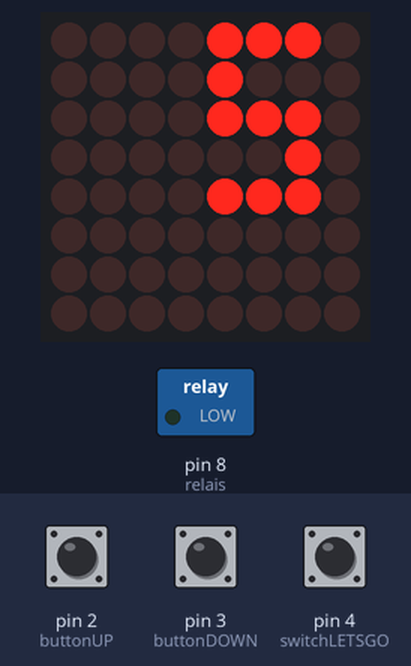
Simulated run of this sketch. Board: Arduino Uno, built with avr-gcc and run on an emulated ATmega328P. Shown: 8×8 LED matrix, switched loads named in the sketch (green lamp = pin HIGH). The test bench sets the inputs (shaded band); at power-on: pin 4 (switchLETSGO) LOW, pin 3 (buttonDOWN) HIGH, pin 2 (buttonUP) HIGH. Random numbers use the default seed unless the sketch sets one.

Above: at 1.2 s.
1.3 s: pin 4 (switchLETSGO) pulled HIGH for 0.15 s
At 2.3 s:
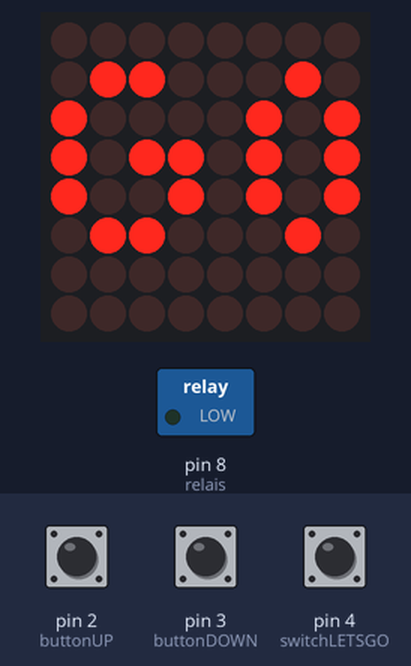
4.4 s: pin 3 (buttonDOWN) pulled LOW for 1 s
At 6.6 s:
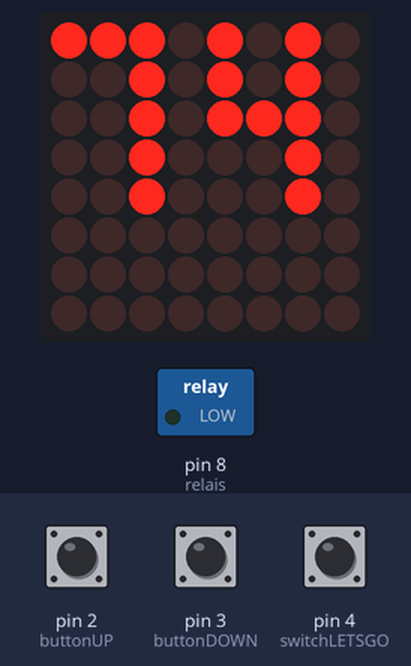
6.9 s: pin 2 (buttonUP) pulled LOW for 1 s
At 8.37 s:
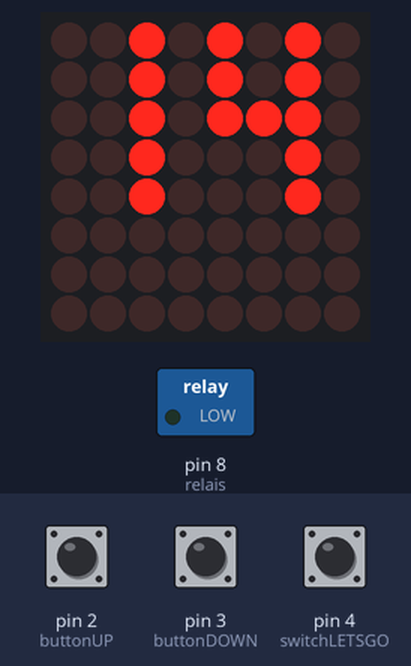
9.5 s: pin 3 (buttonDOWN) pulled LOW for 3.2 s
At 13.9 s:
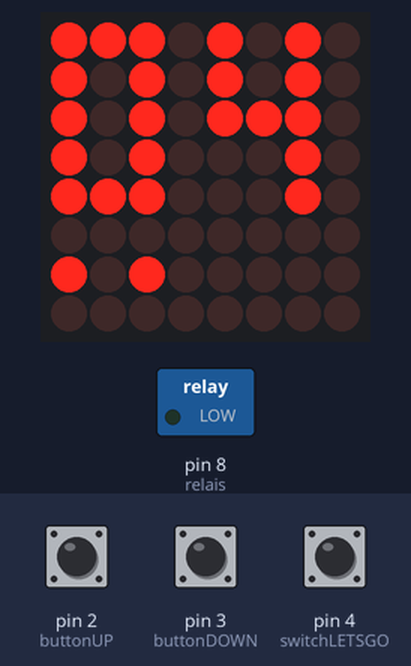
14.2 s: pin 2 (buttonUP) pulled LOW for 3.2 s
At 18.7 s:
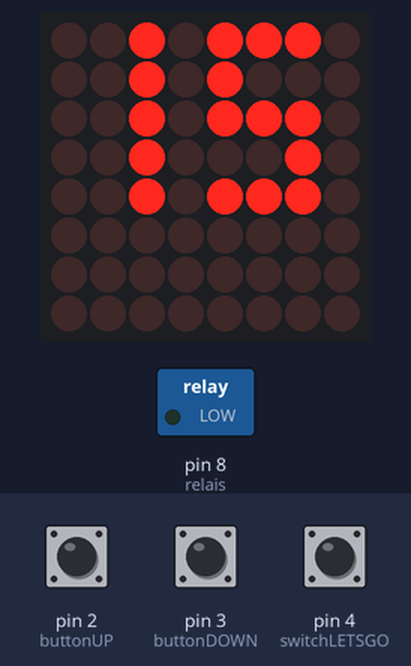
18.9 s: pin 4 (switchLETSGO) pulled HIGH for 3.2 s
At 21.3 s:
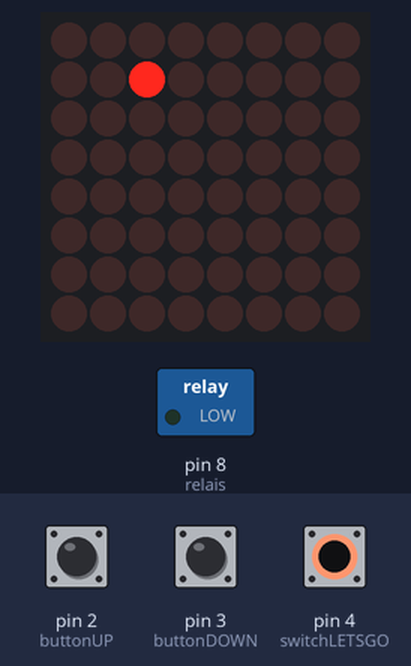

Measured:
- after the input at 1.3 s, the display: changes after 0.12 s (image 1)
- after the input at 4.4 s, the display: first changes after 0.22 s (image 2 shows a later state)
- after the input at 6.9 s, the display: first changes after 0.45 s (image 3 shows a later state)
- after the input at 9.5 s, the display: first changes after 0.24 s (image 4 shows a later state)
- after the input at 14.2 s, the display: first changes after 0.51 s (image 5 shows a later state)
- what the display in image 6 shows lasts 0.5 s, from 21.0 s to 21.5 s

The sketch:

Laspsely2.ino
```cpp
#include <LedControl.h>

/* ****** NOTES ****************************************************************************************************************

-- 151AUG2014
Quelques ajustements suite à la mise en boite

-- 22FEB2014
Aujourd'hui, j'ai connecté l'interrupteur pour indiquer si on est en mode SELECTION (choix de la durée) ou TIMELAPSE (on commande
l'appareil).

Il est important que l'interrupteur soit connecté à +3.3V/+5 dans une position, et SURTOUT à la masse pour l'autre position.

Sinon, cela crée des faux signaux, et ... ça CLIGNOTE !!

--

******************************************************************************************************************************** */


/*
 _   _            _       _     _
| | | |          (_)     | |   | |
| | | | __ _ _ __ _  __ _| |__ | | ___  ___
| | | |/ _` | '__| |/ _` | '_ \| |/ _ \/ __|  _____ _____ _____ _____ _____ _____ _____
\ \_/ / (_| | |  | | (_| | |_) | |  __/\__ \ |_____|_____|_____|_____|_____|_____|_____|
 \___/ \__,_|_|  |_|\__,_|_.__/|_|\___||___/

 */

//Délais (en ms) pendant lequel un "souble clic" n'est pas interprété
#define ANTIBOUNCE 170

//Délais (en s) minimal de l'intervalle, sélectionnable par l'utilisateur
#define VALEURMINI 5

//Délais (en s) maximal de l'intervalle, sélectionnable par l'utilisateur
#define VALEURMAXI 899

//En cas d'appui LONG, pas d'incrémentation/décrémentation
#define PASRAPIDE 10

//Délais (en s) pendant lequel le signal de prise de photo est envoyé à l'appareil
#define DUREEENCLENCHEE 1

// Délais (en s) pendant lequel le message GO est affiché avant de commencer à déclenché l'appareil
#define DELAIS_AFFICHAGE_GO 2

// Défini les ETATS de l'application : mode selection = l'utilisateur défini le temps
#define STATUS_SELECTION 0

// Défini les ETATS de l'application : mode timelapse = c'est parti, on prend des photos
#define STATUS_TIMELAPSE 1

// Défini les ETATS de l'application : mode error = quelque chose ne va pas
#define STATUS_ERROR 2

// INITialisation du status
int statusSession = STATUS_SELECTION;


//Les PORTS de l'ARDUINO utilisé
const int buttonUP = 2;              //Port pour le bouton+
const int buttonDOWN = 3;            //Port pour le bouton-
const int switchLETSGO = 4;          //Port pour le switch enclencheur
const int relais = 8;				 //Pour pour le relais


/* *** SNIPPET FOR LONGPRESS *** */
const int  debounceTime = 50;          // the time in milliseconds required for the switch to be stable
const int  fastIncrement = 500;       // increment faster after this many  milliseconds
//int count = 0;                         // count decrements every tenth of a second until reaches 0


//Délais entre deux prises de vue (initialisé au mini, défini par l'utilisateur)
int valeurIntervalle = VALEURMINI; //La valeur sélectionnée par l'utilisateur


//INITialisation de l'afficheur
LedControl lc= LedControl(12,11,10, 1); //DataIn, Clock, Load


// Variables pour une interruption possible pendant le déclenchement
boolean nouveauDeclenchement = true;
long heureDeclenchement;


// Variables pour l'affichage d'un pixel aléatoire
int a = (int)random(0,8);
int b = (int)random(0,8);
long uneColonne;
long uneLigne;
int c = 0; //NON UTILISE POUR LE MOMENT (le but ... if (c%4==0), affiche la LED, sinon ... rien (pour divisé par 4 le nombre de LED affichées au total)


/* *** <Definition du jeu de caractères > *** */


// Les caractères spéciaux
#define CHAR_ERROR -2
#define CHAR_INPROGRESS -1
#define CHAR_ZERO_DIX -10
#define CHAR_GO -3
#define CHAR_BLANK -4


//L'alphabet
const static byte myAlphabet[56][8]={
  	{0x0E,0x0A,0x0A,0x0A,0x0E,0x00,0x00,0x00},	//0
	{0x02,0x02,0x02,0x02,0x02,0x00,0x00,0x00},	//1
	{0x0E,0x02,0x0E,0x08,0x0E,0x00,0x00,0x00},	//2
	{0x0E,0x02,0x06,0x02,0x0E,0x00,0x00,0x00},	//3
	{0x0A,0x0A,0x0E,0x02,0x02,0x00,0x00,0x00},	//4
	{0x0E,0x08,0x0E,0x02,0x0E,0x00,0x00,0x00},	//5
	{0x0E,0x08,0x0E,0x0A,0x0E,0x00,0x00,0x00},	//6
	{0x0E,0x02,0x02,0x02,0x02,0x00,0x00,0x00},	//7
	{0x0E,0x0A,0x0E,0x0A,0x0E,0x00,0x00,0x00},	//8
	{0x0E,0x0A,0x0E,0x02,0x0E,0x00,0x00,0x00},	//9
    {0xE0,0xA0,0xA0,0xA0,0xE0,0x00,0x00,0x00},	//00 (zéro pour les dizaines)		--10
	{0x20,0x20,0x20,0x20,0x20,0x00,0x00,0x00},	//10                           	    --11
	{0xE0,0x20,0xE0,0x80,0xE0,0x00,0x00,0x00},	//20                            	--12
	{0xE0,0x20,0xE0,0x20,0xE0,0x00,0x00,0x00},	//30								--13
	{0xA0,0xA0,0xE0,0x20,0x20,0x00,0x00,0x00},	//40								--14
	{0xE0,0x80,0xE0,0x20,0xE0,0x00,0x00,0x00},	//50								--15
	{0xE0,0x80,0xE0,0xA0,0xE0,0x00,0x00,0x00},	//60								--16
	{0xE0,0x20,0x20,0x20,0x20,0x00,0x00,0x00},	//70								--17
	{0xE0,0xA0,0xE0,0xA0,0xE0,0x00,0x00,0x00},	//80								--18
	{0xE0,0xA0,0xE0,0x20,0xE0,0x00,0x00,0x00},	//90								--19
	{0x00,0x00,0x00,0x00,0x00,0x00,0x80,0x00},	//100								--20
	{0x00,0x00,0x00,0x00,0x00,0x00,0xA0,0x00},	//200								--21
	{0x00,0x00,0x00,0x00,0x00,0x00,0xA8,0x00},	//300								--22
	{0x00,0x00,0x00,0x00,0x00,0x00,0xAA,0x00},	//400								--23
	{0x00,0x00,0x00,0x00,0x00,0x00,0xAA,0x40},	//500								--24
	{0x00,0x00,0x00,0x00,0x00,0x00,0xAA,0x50},	//600								--25
	{0x00,0x00,0x00,0x00,0x00,0x00,0xAA,0x54},	//700								--26
	{0x00,0x00,0x00,0x00,0x00,0x00,0xAA,0x55},	//800								--27
    {0x60,0xFF,0x81,0x99,0x99,0x81,0xFF,0x00},	//INPROGRESS						--28
    {0x7E,0x81,0xA5,0x81,0x99,0xA5,0x81,0x7E},	//ERROR								--29
    {0x00,0x62,0x85,0xB5,0x95,0x62,0x00,0x00},	//Go								--30
	{0x00,0x00,0x00,0x00,0x00,0x00,0x00,0x00}	//BLANK								--31
};


/* Où trouver le chiffre qui va bien */
int getNumPattern(int input){
	switch(input) {
		case 0:	case 1: case 2:	case 3: case 4:	case 5: case 6:	case 7: case 8:	case 9: return input; break;
        case CHAR_ZERO_DIX: return 10; break;case 10: return 11; break;case 20: return 12; break;case 30: return 13; break;
		case 40: return 14; break;case 50: return 15; break;case 60: return 16; break;case 70: return 17; break;
		case 80: return 18; break;case 90: return 19; break;
		case 100: return 20; break;case 200: return 21; break;case 300: return 22; break;case 400: return 23; break;
		case 500: return 24; break;case 600: return 25; break;case 700: return 26; break;case 800: return 27; break;
		case CHAR_INPROGRESS: return 28; break;
        case CHAR_GO: return 30; break;
        case CHAR_BLANK: return 31; break;
		case CHAR_ERROR: default: return 29; break;

	}
}


/* Affichage d'un caractère */
void printChar(byte leCar[]) {
  for (int j=0; j<8;j++) {lc.setRow(0,j,leCar[j]);}
}

void printValue(int theValue) {
  byte afficheMoiCa[8]={0x00,0x00,0x00,0x00,0x00,0x00,0x00,0x00};

  //On cherche à afficher un caractère spécial
  if(theValue==CHAR_ERROR || theValue==CHAR_INPROGRESS || theValue==CHAR_GO || theValue==CHAR_BLANK) {
    for (int i=0; i<8;i++) {afficheMoiCa[i] |= myAlphabet[getNumPattern(theValue)][i];}
    printChar(afficheMoiCa); return;
  }

  //La valeur demandée n'existe pas, on ne peut pas l'afficher, on affiche le caractère ERROR
  if (theValue>899) {
    for (int i=0; i<8;i++) {afficheMoiCa[i] |= myAlphabet[getNumPattern(CHAR_ERROR)][i];}
    printChar(afficheMoiCa); return;
  }

  // On détermine ce qui doit être affiché
  int centaine = (int) theValue/100;
  int dizaine = (int) (theValue-centaine*100)/10;
  int unite = (theValue) - (centaine*100) - (dizaine*10);

  //Pour les centaines
  if (centaine>0) {
      for (int i=0; i<8;i++) {
       afficheMoiCa[i] |= myAlphabet[getNumPattern(centaine*100)][i];
    }
  }

  //Pour les dizaines
  if (dizaine==0 && theValue > 99) {
    for (int i=0; i<8;i++) {
       afficheMoiCa[i] |= myAlphabet[getNumPattern(CHAR_ZERO_DIX)][i];
    }
  }

  if (dizaine>0) {
    for (int i=0; i<8;i++) {
       afficheMoiCa[i] |= myAlphabet[getNumPattern(dizaine*10)][i];
    }
  }

  //Pour les unités
  for (int i=0; i<8;i++) {
     afficheMoiCa[i] |= myAlphabet[getNumPattern(unite)][i];
  }
  printChar(afficheMoiCa);
}
/* ************* </GESTION DE L'AFFICHAGE> ************************** */


/* ************* <SETUP, on initialise tout ce dont on a besoin !> **************** */
void setup() {
  lc.shutdown(0,false);                 //On sort le LEDMATRIX de l'hibernation
  lc.setIntensity(0, 5);                //De 0 à 15 (le deuxième paramètre)
  lc.clearDisplay(0);                   //On efface l'écran
  Serial.begin(9600);                   //Pour le debug

  //Si le bouton TIMELAPSE est enclenché, on passe en ERREUR
  pinMode(buttonUP, INPUT);            //Pour le bouton+
  pinMode(buttonDOWN, INPUT);          //Pour le bouton-
  pinMode(switchLETSGO, INPUT);        //Pour le switch enclenchement
  pinMode(relais,OUTPUT);				//Pour le relais
  if(digitalRead(switchLETSGO)==HIGH) statusSession = STATUS_ERROR;
}
/* ************* </SETUP, on initialise tout ce dont on a besoin !> **************** */


/* ** Bouton de selection de temps ************************************************* */
void pressUP() {if (valeurIntervalle+1 <= VALEURMAXI) {valeurIntervalle++;}}
void pressQUICKUP() {if (valeurIntervalle+PASRAPIDE <= VALEURMAXI) {valeurIntervalle+=PASRAPIDE;} else {valeurIntervalle=VALEURMAXI;}}
void pressDOWN() {if (valeurIntervalle-1 >= VALEURMINI) {valeurIntervalle--;}}
void pressQUICKDOWN() {if (valeurIntervalle-PASRAPIDE >= VALEURMINI) {valeurIntervalle-=PASRAPIDE;} else {valeurIntervalle=VALEURMINI;}}
/* ********** */


/* ********** <On appuie sur le bouton UP> ********** */
long switchTime_UP() {
  static unsigned long startTime = 0;
  static boolean state;
  if(digitalRead(buttonUP) != state)
  {
    state = ! state;
    startTime = millis();
  }
  if( state == HIGH)
    return millis() - startTime;
  else
    return 0;
}
/* ********** </On appuie sur le bouton UP> ********** */


/* ********** <On appuie sur le bouton DOWN> ********** */
long switchTime_DOWN() {
  static unsigned long startTime = 0;
  static boolean state;

  if(digitalRead(buttonDOWN) != state)
  {
    state = ! state;
    startTime = millis();
  }
  if( state == HIGH)
    return millis() - startTime;
  else
    return 0;
}
/* ********** </On appuie sur le bouton DOWN> ********** */


/* ********** <MODE SELECTION> ********** */
void sessionSELECTION () {
  printValue(valeurIntervalle);

  int duration_UP = switchTime_UP();
  if ( duration_UP > fastIncrement) {pressQUICKUP();delay(ANTIBOUNCE);}
    else if ( duration_UP > debounceTime) {pressUP();delay(ANTIBOUNCE);}

  int duration_DOWN = switchTime_DOWN();
  if ( duration_DOWN > fastIncrement) {pressQUICKDOWN();delay(ANTIBOUNCE);}
    else if ( duration_DOWN > debounceTime) {pressDOWN();delay(ANTIBOUNCE);}
}
/* ********** </MODE SELECTION> ********** */


/* ********** <MODE TIMELAPSE> ********** */
void sessionTIMELAPSE () {

  if (nouveauDeclenchement) {
    nouveauDeclenchement = false;
    printValue(CHAR_GO);
    delay(DELAIS_AFFICHAGE_GO*1000);
    heureDeclenchement = millis();
    lc.clearDisplay(0);
  } else {

    uneColonne = random(0,8);
    while (a == (int)uneColonne) {
      uneColonne = random(0,8);
    }
    a = uneColonne;

    uneLigne = random(0,8);
    while (b == (int)uneLigne) {
      uneLigne = random(0,8);
    }
    b = uneLigne;

    lc.clearDisplay(0);
    lc.setLed(0,(int)uneColonne,(int)uneLigne,true);
    delay(500);
    lc.clearDisplay(0);
    delay(500);

    if (millis()-heureDeclenchement>=(valeurIntervalle-1)*1000) {
      //ON DECLENCHE
      lc.clearDisplay(0);
      printValue(CHAR_INPROGRESS);
      digitalWrite(relais,HIGH);
      delay(1000);
      digitalWrite(relais,LOW);
      heureDeclenchement = millis();
    }
  }
}
/* ********** </MODE TIMELAPSE> ********** */


/* ********** <MODE ERROR> ********** */
void sessionERROR() {
  printValue(CHAR_ERROR);
}
/* ********** </MODE ERROR> ********** */


/* ************* <LOOP, C'est là que tout se passe> **************** */
void loop() {

	// Si LETSGO n'est pas enclenché
	if (digitalRead(switchLETSGO) == LOW) {
		statusSession = STATUS_SELECTION;
		if (!nouveauDeclenchement) nouveauDeclenchement=true;
	}

	// Si LETSGO est enclenché, mais qu'on n'est pas en ERROR, on y va !
	if (statusSession != STATUS_ERROR && digitalRead(switchLETSGO) == HIGH) {
		statusSession = STATUS_TIMELAPSE;
	}


	// On appelle la fonction adéquate selon l'état
	switch(statusSession) {
		case STATUS_SELECTION:
			sessionSELECTION();break;
		case STATUS_TIMELAPSE:
			sessionTIMELAPSE();break;
		case STATUS_ERROR:
			sessionERROR();break;
	}

}
/* ************* </LOOP, C'est là que tout se passe> **************** */
```
